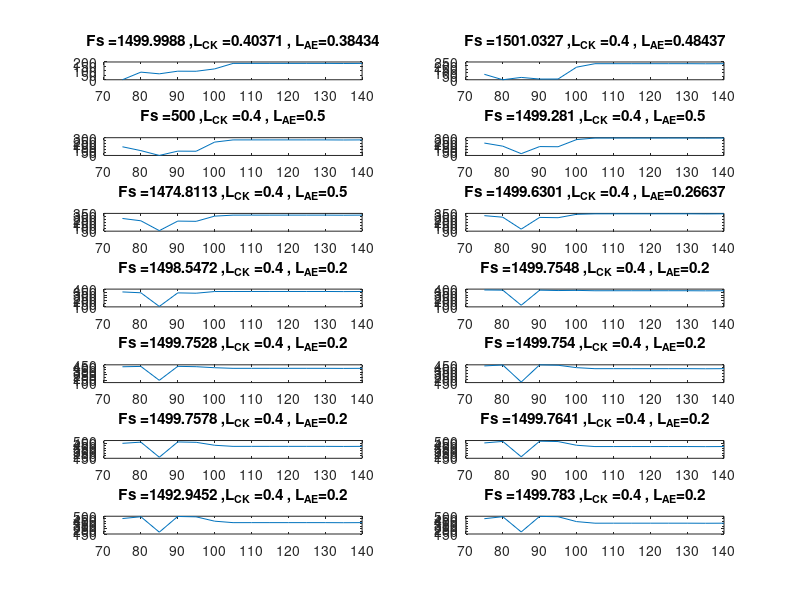

This figure's MATLAB source: (Note: this script raises an error after producing the figure.)
clc
clear all
close all
theta = 90+[-15:5:50];
g = 9.81;

L_CG = 0.880;
L_GJ = 0.30093;
L_CK = 0.665;
L_CD = 0.15207;
L_CE = 0.60978;
L_AC = 0.5905;
L_AD = 0.493;
L_AE = 0.203;
n=10;
L_div = 0.0:L_CG/(n-1):L_CG;
lb = [500,0.4,0.2];
ub = [5000,0.8,0.5];
Fs = 1500;
A = [];
b = [];
Aeq = [];
Beq = [];
x0 = [Fs,L_CK,L_AE];
Mass = 10;
thetaangle = 75;


% Maximum mass
Mass = 100+10;         %10Kg extra mass added for the link!
for i = 1:length(theta)
    thetaangle = theta(i);
    fun = @(x)abs(Mass*g*(L_CG*cosd(thetaangle)+L_GJ)-x(1)*x(2)*sind(asind(sqrt(x(3)*x(3)+L_AC*L_AC)*sind(thetaangle-atand(x(3)/L_AC)/sqrt(x(2)^2+x(3)^2+L_AC^2-2*sqrt(x(3)^2+L_AC^2)*x(2)*cosd(thetaangle-atand(x(3)/L_AC)))))));
    x_max(:,i) = fmincon(fun,x0,A,b,Aeq,Beq,lb,ub);
    for j = 1:length(theta)
        thetaangle = theta(j);
        fun = @(x)abs(Mass*g*(L_CG*cosd(thetaangle)+L_GJ)-x(1)*x(2)*sind(asind(sqrt(x(3)*x(3)+L_AC*L_AC)*sind(thetaangle-atand(x(3)/L_AC)/sqrt(x(2)^2+x(3)^2+L_AC^2-2*sqrt(x(3)^2+L_AC^2)*x(2)*cosd(thetaangle-atand(x(3)/L_AC)))))));
        tau_max(j,i) = feval(fun,x_max(:,i));
    end
end

% disp(x_max)

% Average mass
Mass = 75+10;
for i = 1:length(theta)
    thetaangle = theta(i);
    fun = @(x)abs(Mass*g*(L_CG*cosd(thetaangle)+L_GJ)-x(1)*x(2)*sind(asind(sqrt(x(3)*x(3)+L_AC*L_AC)*sind(thetaangle-atand(x(3)/L_AC)/sqrt(x(2)^2+x(3)^2+L_AC^2-2*sqrt(x(3)^2+L_AC^2)*x(2)*cosd(thetaangle-atand(x(3)/L_AC)))))));
    x_avg(:,i) = fmincon(fun,x0,A,b,Aeq,Beq,lb,ub);
    for j = 1:length(theta)
        thetaangle = theta(j);
        fun = @(x)abs(Mass*g*(L_CG*cosd(thetaangle)+L_GJ)-x(1)*x(2)*sind(asind(sqrt(x(3)*x(3)+L_AC*L_AC)*sind(thetaangle-atand(x(3)/L_AC)/sqrt(x(2)^2+x(3)^2+L_AC^2-2*sqrt(x(3)^2+L_AC^2)*x(2)*cosd(thetaangle-atand(x(3)/L_AC)))))));
        tau_avg(j,i) = feval(fun,x_avg(:,i));
    end
end

% Average mass
Mass = 50+10;
for i = 1:length(theta)
    thetaangle = theta(i);
    fun = @(x)abs(Mass*g*(L_CG*cosd(thetaangle)+L_GJ)-x(1)*x(2)*sind(asind(sqrt(x(3)*x(3)+L_AC*L_AC)*sind(thetaangle-atand(x(3)/L_AC)/sqrt(x(2)^2+x(3)^2+L_AC^2-2*sqrt(x(3)^2+L_AC^2)*x(2)*cosd(thetaangle-atand(x(3)/L_AC)))))));
    x_avg1(:,i) = fmincon(fun,x0,A,b,Aeq,Beq,lb,ub);    
    for j = 1:length(theta)
        thetaangle = theta(j);
        fun = @(x)abs(Mass*g*(L_CG*cosd(thetaangle)+L_GJ)-x(1)*x(2)*sind(asind(sqrt(x(3)*x(3)+L_AC*L_AC)*sind(thetaangle-atand(x(3)/L_AC)/sqrt(x(2)^2+x(3)^2+L_AC^2-2*sqrt(x(3)^2+L_AC^2)*x(2)*cosd(thetaangle-atand(x(3)/L_AC)))))));
        tau_avg1(j,i) = feval(fun,x_avg1(:,i));
    end
end

% Minimum mass
Mass = 0+10;
for i = 1:length(theta)
    thetaangle = theta(i);
    fun = @(x)abs(Mass*g*(L_CG*cosd(thetaangle)+L_GJ)-x(1)*x(2)*sind(asind(sqrt(x(3)*x(3)+L_AC*L_AC)*sind(thetaangle-atand(x(3)/L_AC)/sqrt(x(2)^2+x(3)^2+L_AC^2-2*sqrt(x(3)^2+L_AC^2)*x(2)*cosd(thetaangle-atand(x(3)/L_AC)))))));
    x_min(:,i) = fmincon(fun,x0,A,b,Aeq,Beq,lb,ub);
    for j = 1:length(theta)
        thetaangle = theta(j);
        fun = @(x)abs(Mass*g*(L_CG*cosd(thetaangle)+L_GJ)-x(1)*x(2)*sind(asind(sqrt(x(3)*x(3)+L_AC*L_AC)*sind(thetaangle-atand(x(3)/L_AC)/sqrt(x(2)^2+x(3)^2+L_AC^2-2*sqrt(x(3)^2+L_AC^2)*x(2)*cosd(thetaangle-atand(x(3)/L_AC)))))));
        tau_min(j,i) = feval(fun,x_min(:,i));
    end
end

%phi = asind(L_CE*sind(theta(i)-Extra_angle)/Instantaneous_Length_of_gas_spring(i))
%Extra_angle = atand(L_AE/L_AC);
%Instantaneous_Length_of_gas_spring = sqrt(L_CK^2 + L_CE^2-2*L_CE*L_CK*cosd(theta-Extra_angle));
figure(1)
for i=1:length(theta)
subplot(7,2,i)
plot(theta,tau_min(i,:))
title([strcat('Fs = ',num2str(x_min(1,i))),strcat(' ,L_{CK} = ',num2str(x_min(2,i))),strcat(' , L_{AE}= ',num2str(x_min(3,i)))]);
end
sgtitle('Minimum Mass (0 kgs) \tau vs. \theta')

figure(2)
for i=1:length(theta)
subplot(7,2,i)
plot(theta,tau_max(i,:))
title([strcat('Fs = ',num2str(x_max(1,i))),strcat(' ,L_{CK} = ',num2str(x_max(2,i))),strcat(' , L_{AE}= ',num2str(x_max(3,i)))]);
end
sgtitle('Maximum Mass (120 kgs) \tau vs. \theta')

figure(3)
for i=1:length(theta)
subplot(7,2,i)
plot(theta,tau_avg(i,:))
title([strcat('Fs = ',num2str(x_avg(1,i))),strcat(' ,L_{CK} = ',num2str(x_avg(2,i))),strcat(' , L_{AE}= ',num2str(x_avg(3,i)))]);
end
sgtitle('Maximum Mass (75 kgs) \tau vs. \theta')

figure(4)
for i=1:length(theta)
subplot(7,2,i)
plot(theta,tau_avg1(i,:))
title([strcat('Fs = ',num2str(x_avg1(1,i))),strcat(' ,L_{CK} = ',num2str(x_avg1(2,i))),strcat(' , L_{AE}= ',num2str(x_avg1(3,i)))]);
end
sgtitle('Maximum Mass (50 kgs) \tau vs. \theta')
%%
% fun = @(x)abs(x(1)^2-x(2)^2)
% lb = [-5,-5];
% ub = [5,5];
% A = [];
% b = [];
% Aeq = [];
% Beq = [];
% x0 = [2,3];
% fmincon(fun,x0,A,b,Aeq,Beq,lb,ub)
% x = [-5:1:5];
% y = [-5:1:5];
% [x1,x2] = meshgrid(x,y);
% for i=1:length(x)
%     for j = 1:length(y)
% s(i,j) = feval(fun,[x(i),y(j)]);
%     end
% end
% surf(x1,x2,s)

%% Minimization with arrays
clc
clear all
close all
theta = 90+[-15:5:50];
g = 9.81;
L_CG = 0.880;
L_GJ = 0.30093;
L_CK = 0.665;
L_CD = 0.15207;
L_CE = 0.60978;
% L_AC = 0.5905;
L_AC = 0.5905;
L_AD = 0.493;
L_AE = 0.203;
n=10;
L_div = 0.0:L_CG/(n-1):L_CG;
lb = [0,0.4,0.2,0.3];
ub = [5000,0.8,0.5,0.8];
Fs = 1500;
A = [];
b = [];
Aeq = [];
Beq = [];
x0 = [Fs,L_CK,L_AE,L_AC];
Mass = 10;
thetaangle = 75;


% Maximum massS
Mass = 100+10;         %10Kg extra mass added for the link!
% for i = 1:length(theta)
    fun = @(x)max(abs(Mass*g*(L_CG*sind(theta)+L_GJ)-x(1)*x(2)*sind(asind(sqrt(x(3)*x(3)+x(4)*x(4))*sind(theta-(atand(x(3)/x(4))./sqrt(x(2)^2+x(3)^2+x(4)^2-2*sqrt(x(3)^2+x(4)^2)*x(2)*cosd(theta-atand(x(3)/x(4))))))))));
    fun1 = @(x)((Mass*g*(L_CG*sind(theta)+L_GJ)-x(1)*x(2)*sind(asind(sqrt(x(3)*x(3)+x(4)*x(4))*sind(theta-(atand(x(3)/x(4))./sqrt(x(2)^2+x(3)^2+x(4)^2-2*sqrt(x(3)^2+x(4)^2)*x(2)*cosd(theta-atand(x(3)/x(4))))))))));   
    x_max = fmincon(fun,x0,A,b,Aeq,Beq,lb,ub)
    tau_max = feval(fun1,x_max);
%     sqrt(x(2)^2+x(3)^2+L_AC^2-2*sqrt(x(3)^2+L_AC^2)*x(2)*cosd(theta-atand(x(3)/L_AC)))
%     for j = 1:length(theta)
%         thetaangle = theta(j);
%         fun = @(x)abs(Mass*g*(L_CG*cosd(thetaangle)+L_GJ)-x(1)*x(2)*sind(asind(sqrt(x(3)*x(3)+L_AC*L_AC)*sind(thetaangle-atand(x(3)/L_AC)/sqrt(x(2)^2+x(3)^2+L_AC^2-2*sqrt(x(3)^2+L_AC^2)*x(2)*cosd(thetaangle-atand(x(3)/L_AC)))))));
%         tau_max(j,i) = feval(fun,x_max(:,i));
%     end
% end
figure(1)
plot(theta,tau_max)
